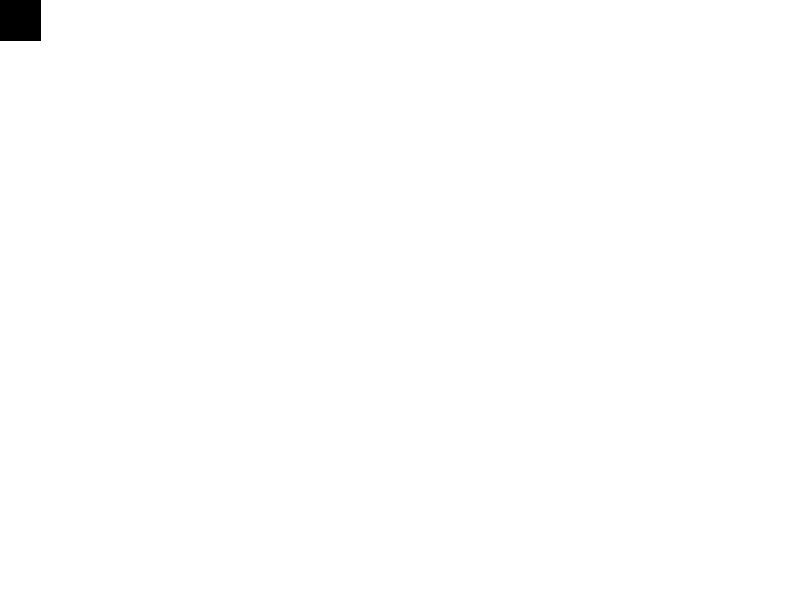
Frame 1 (no input)
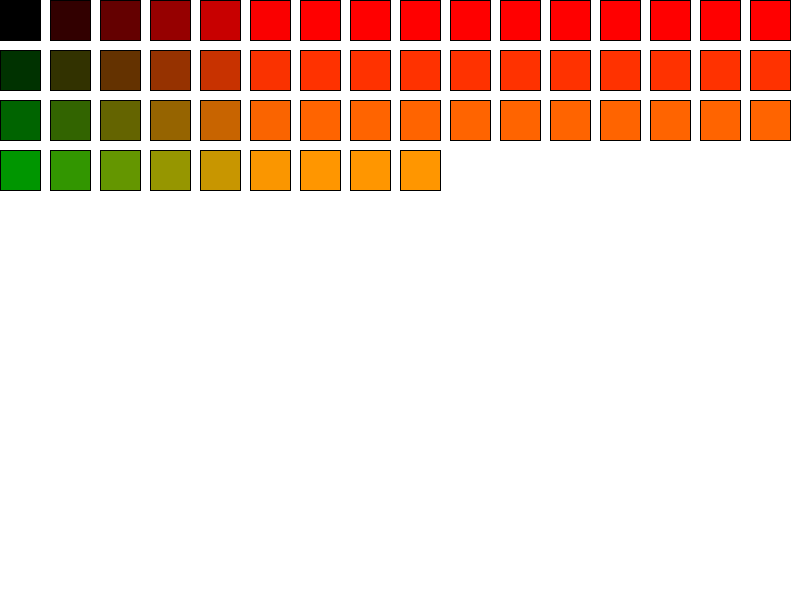
Frame 60 (the mouse pressed at the canvas centre just before this capture)
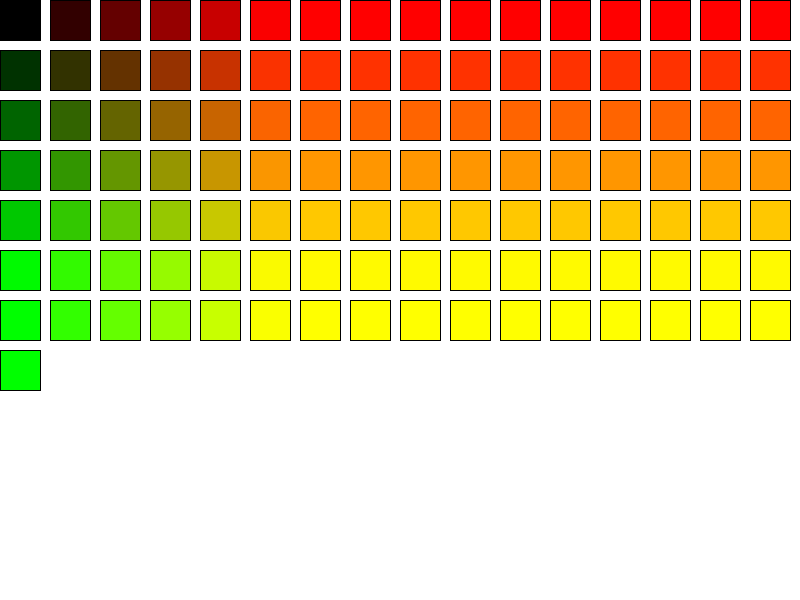
Frame 120 (the mouse held since frame 60 and released just before this capture)

The Processing sketch that drew these frames (run headless with seeded random() and noise(); from frame 60 on, the mouse is pressed at the canvas centre):

// Processing sketch: postClass_squaresColor
// ── postClass_squaresColor.pde
int x = 0;
int y = 0;

int r = 0;
int g = 0;
int b = 0;

void setup(){
  size(800, 600);
  background(255);
}


void draw(){
  fill(r, g, b);
  //fill(int(map(r, 0, 850, 0, 255)), g, b); // 255
  rectMode(CORNER);
  rect(x, y, 40, 40);
  x = x + 50;
  r = r + 50;
  println(r);
  if(x > width){
    x = 0;
    y += 50;
    r = 0;
    g += 50;
  }
  if( y > height){
    x = 0;
    y = 0;
    g = 0;
    b = b+ 50;
   //if(b > 255){ b = 0; g = 255; }
   if(b > 255){
     b = 0;
    // g = 255;
   }
  
  }
}
